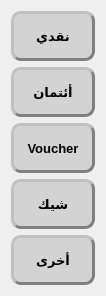
  <widget class="QWidget" name="layoutWidget">
   <property name="geometry">
    <rect>
     <x>10</x>
     <y>230</y>
     <width>91</width>
     <height>276</height>
    </rect>
   </property>
   <layout class="QVBoxLayout" name="verticalLayout_4">
    <item>
     <widget class="QPushButton" name="pushButton_22">
      <property name="minimumSize">
       <size>
        <width>84</width>
        <height>50</height>
       </size>
      </property>
      <property name="font">
       <font>
        <pointsize>10</pointsize>
        <weight>75</weight>
        <bold>true</bold>
        <strikeout>false</strikeout>
       </font>
      </property>
      <property name="styleSheet">
       <string notr="true">
QPushButton{
                                        background-color:LightGray;
                                        border-style: outset;
                                        border-width: 3px;
                                        border-radius: 10px;
                                        border-color: Gray;
                                        min-width: 6em;
                    color:black;
                                        }
                                        QPushButton:hover {
                                        background: qradialgradient(
                                        cx: 0.3, cy: -0.4, fx: 0.3, fy: -0.4,
                                        radius: 1.35, stop: 0 #fff, stop: 1 #bbb
                                        );
                                        }
                                        QPushButton:pressed {
                                        border-style: inset;
										border-color: DarkRed;
                                        background: qradialgradient(
                                        cx: 0.4, cy: -0.1, fx: 0.4, fy: -0.1,
                                        radius: 1.35, stop: 0 #fff, stop: 1 #ddd
                                        );
                                        }
                                    </string>
      </property>
      <property name="text">
       <string>نقدي</string>
      </property>
     </widget>
    </item>
    <item>
     <widget class="QPushButton" name="pushButton_23">
      <property name="minimumSize">
       <size>
        <width>84</width>
        <height>50</height>
       </size>
      </property>
      <property name="font">
       <font>
        <pointsize>10</pointsize>
        <weight>75</weight>
        <bold>true</bold>
        <strikeout>false</strikeout>
       </font>
      </property>
      <property name="styleSheet">
       <string notr="true">
QPushButton{
                                        background-color:LightGray;
                                        border-style: outset;
                                        border-width: 3px;
                                        border-radius: 10px;
                                        border-color: Gray;
                                        min-width: 6em;
                    color:black;
                                        }
                                        QPushButton:hover {
                                        background: qradialgradient(
                                        cx: 0.3, cy: -0.4, fx: 0.3, fy: -0.4,
                                        radius: 1.35, stop: 0 #fff, stop: 1 #bbb
                                        );
                                        }
                                        QPushButton:pressed {
                                        border-style: inset;
										border-color: DarkRed;
                                        background: qradialgradient(
                                        cx: 0.4, cy: -0.1, fx: 0.4, fy: -0.1,
                                        radius: 1.35, stop: 0 #fff, stop: 1 #ddd
                                        );
                                        }
                                    </string>
      </property>
      <property name="text">
       <string>أئتمان</string>
      </property>
     </widget>
    </item>
    <item>
     <widget class="QPushButton" name="pushButton_24">
      <property name="minimumSize">
       <size>
        <width>84</width>
        <height>50</height>
       </size>
      </property>
      <property name="font">
       <font>
        <pointsize>10</pointsize>
        <weight>75</weight>
        <bold>true</bold>
        <strikeout>false</strikeout>
       </font>
      </property>
      <property name="styleSheet">
       <string notr="true">
QPushButton{
                                        background-color:LightGray;
                                        border-style: outset;
                                        border-width: 3px;
                                        border-radius: 10px;
                                        border-color: Gray;
                                        min-width: 6em;
                    color:black;
                                        }
                                        QPushButton:hover {
                                        background: qradialgradient(
                                        cx: 0.3, cy: -0.4, fx: 0.3, fy: -0.4,
                                        radius: 1.35, stop: 0 #fff, stop: 1 #bbb
                                        );
                                        }
                                        QPushButton:pressed {
                                        border-style: inset;
										border-color: DarkRed;
                                        background: qradialgradient(
                                        cx: 0.4, cy: -0.1, fx: 0.4, fy: -0.1,
                                        radius: 1.35, stop: 0 #fff, stop: 1 #ddd
                                        );
                                        }
                                    </string>
      </property>
      <property name="text">
       <string>Voucher</string>
      </property>
     </widget>
    </item>
    <item>
     <widget class="QPushButton" name="pushButton_27">
      <property name="minimumSize">
       <size>
        <width>84</width>
        <height>50</height>
       </size>
      </property>
      <property name="font">
       <font>
        <pointsize>10</pointsize>
        <weight>75</weight>
        <bold>true</bold>
        <strikeout>false</strikeout>
       </font>
      </property>
      <property name="styleSheet">
       <string notr="true">
QPushButton{
                                        background-color:LightGray;
                                        border-style: outset;
                                        border-width: 3px;
                                        border-radius: 10px;
                                        border-color: Gray;
                                        min-width: 6em;
                    color:black;
                                        }
                                        QPushButton:hover {
                                        background: qradialgradient(
                                        cx: 0.3, cy: -0.4, fx: 0.3, fy: -0.4,
                                        radius: 1.35, stop: 0 #fff, stop: 1 #bbb
                                        );
                                        }
                                        QPushButton:pressed {
                                        border-style: inset;
										border-color: DarkRed;
                                        background: qradialgradient(
                                        cx: 0.4, cy: -0.1, fx: 0.4, fy: -0.1,
                                        radius: 1.35, stop: 0 #fff, stop: 1 #ddd
                                        );
                                        }
                                    </string>
      </property>
      <property name="text">
       <string>شيك</string>
      </property>
     </widget>
    </item>
    <item>
     <widget class="QPushButton" name="pushButton_25">
      <property name="minimumSize">
       <size>
        <width>84</width>
        <height>50</height>
       </size>
      </property>
      <property name="font">
       <font>
        <pointsize>10</pointsize>
        <weight>75</weight>
        <bold>true</bold>
        <strikeout>false</strikeout>
       </font>
      </property>
      <property name="styleSheet">
       <string notr="true">
QPushButton{
                                        background-color:LightGray;
                                        border-style: outset;
                                        border-width: 3px;
                                        border-radius: 10px;
                                        border-color: Gray;
                                        min-width: 6em;
                    color:black;
                                        }
                                        QPushButton:hover {
                                        background: qradialgradient(
                                        cx: 0.3, cy: -0.4, fx: 0.3, fy: -0.4,
                                        radius: 1.35, stop: 0 #fff, stop: 1 #bbb
                                        );
                                        }
                                        QPushButton:pressed {
                                        border-style: inset;
										border-color: DarkRed;
                                        background: qradialgradient(
                                        cx: 0.4, cy: -0.1, fx: 0.4, fy: -0.1,
                                        radius: 1.35, stop: 0 #fff, stop: 1 #ddd
                                        );
                                        }
                                    </string>
      </property>
      <property name="text">
       <string>أخرى</string>
      </property>
     </widget>
    </item>
   </layout>
  </widget>
